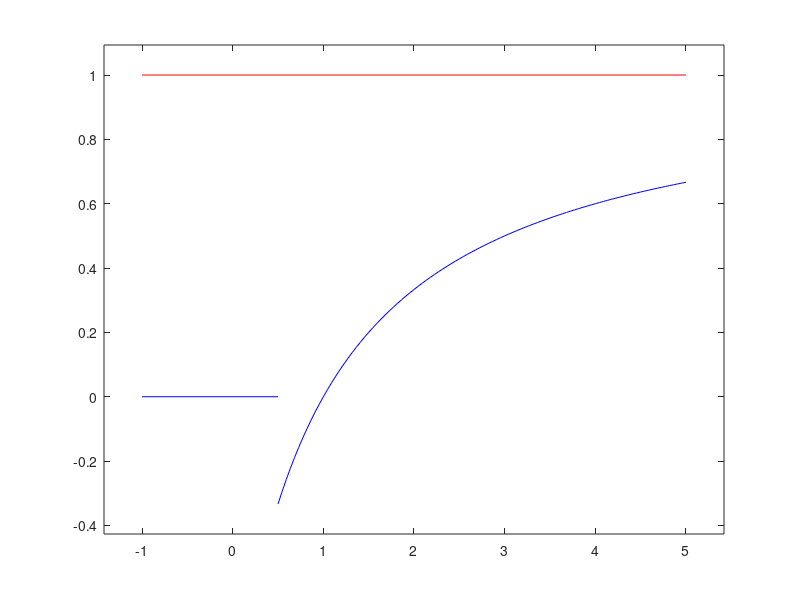
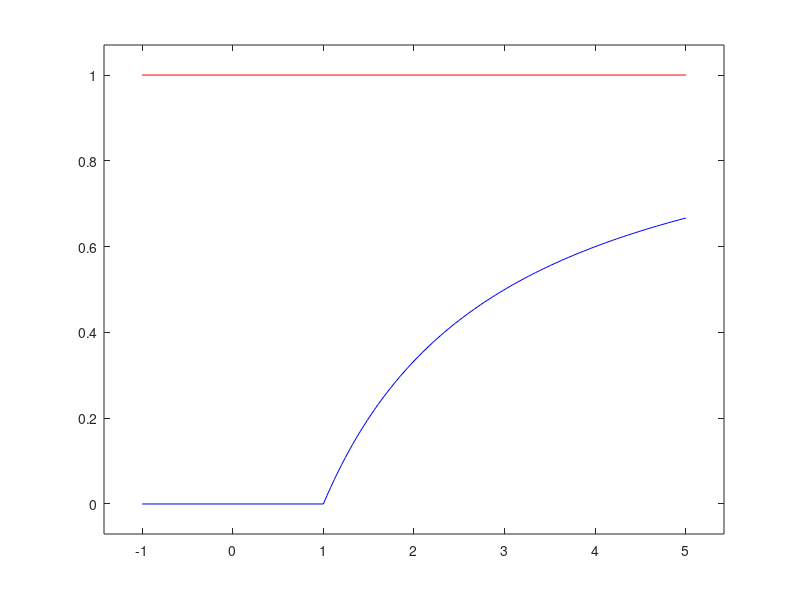

The MATLAB source for these figures, in order:
clc;clear;clf;

% is it a cdf?
% by hand approach: check the extrem locations: limits + connection points 
% in case of piecewise defined functions

% by-hand approach
% a) (x-1)/(x+1) if x>=1/2, otherwise 0
% not a cdf: it negative at 1/2

% practical approach
figure(1);
xx=linspace(1/2,5);
plot([-1,1/2],[0,0],"b",xx,(xx-1)./(xx+1),"b",[-1,5],[1,1],"r");
axis padded;



% by-hand approach
% a) (x-1)/(x+1) if x>=1, otherwise 0
% it is cdf

% practical approach
figure(2);
xx=linspace(1,5);
plot([-1,1],[0,0],"b",xx,(xx-1)./(xx+1),"b",[-1,5],[1,1],"r");
axis padded;
